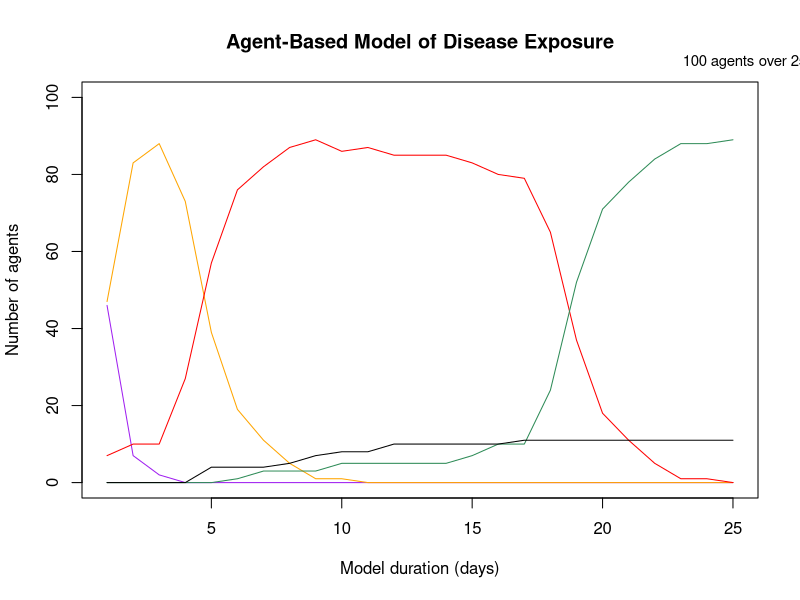

Here is the R script that generated this plot:
"Finished part 11, part 12 below:
https://www.youtube.com/watch?v=Gpr7gEdiN0w"
# agent_no is a label
# state = S (susceptible) or E (exposed)
# I = infected, R = recovered, D = dead
# mixing describes interaction with other agents


# deps --------------------------------------------------------------------
model_params <- data.frame(
  pop = 100,
  no_days = 25,
  maxmix = 5,
  s2e = 0.25,
  e2i = 0.5,
  i2d = 0.01
)

# -------------------------------------------------------------------------
# define a population of agents
"
npop = number of agents
num_e = number of agents exposed
num_i = number of agents infected
"
create_agents <- function(npop, num_e, num_i, agents = data.frame()) {
  agents <- data.frame(
    agent_no = 1:npop,
    state = "S",
    mixing = runif(npop, 0, 1),
    days_exposed = 0,
    days_infected = 0,
    stringsAsFactors = FALSE
  )
  # ensure num_e are exposed
  agents$state[1:num_e] <- "E"
  # how long were they exposed (after 14 days they recover)
  agents$days_exposed[agents$state == "E"] <- rbinom(num_e, 13, 0.5) + 1
  # ensure num_i are infected
  infected_index <- num_e + 1:num_i
  agents$state[infected_index] <- "I"
  # how long were they infected?
  agents$days_infected[infected_index] <- rbinom(num_i, 12, 0.5) + 1

  print(sprintf("Population: %s", nrow(agents)))
  print(table(agents$state))
  return(agents)
}

agents <- create_agents(model_params$pop, num_e = 5, num_i = 5)


# helper funcs ------------------------------------------------------------
# avoiding complexity hooks
# this will be used on every individual in the population (defined as i in
# `run_encounters()`)
expose_agents <- function(agent_df, encounters, individual, param_df) {
  # alter conditions on encounters
  for (j in seq_along(encounters)) {
    encounter <- agent_df[encounters[j], ]
    if (encounter$state == "E") {
      # model an infection risk based on s2e param
      infection_risk <- runif(1, 0, 1)
      if (infection_risk > param_df$s2e) {
        # only infect if above 0.5
        agent_df$state[individual] <- "E"
      }
    }
  }
  return(agent_df$state[individual])
}



# -------------------------------------------------------------------------
# run the encounters
run_encounters <- function(agent_df, param_df) {
  # grab the susceptible agents' index
  npop <- nrow(agent_df)
  sus_agents <- (1:npop)[agent_df$state == "S"]
  # when mixing, mix only with susceptible or exposed, logic is that infected
  # or recvering should be isolating, dead people shouldn't be mixed with.
  sus_exposed_agents <- (1:npop)[agent_df$state == "S" | agent_df$state == "E"]
  for (i in sus_agents) {


    # determine agents propensity to mix
    mix_likelihood <- agent_df$mixing[i]
    # find the number of agents encountered
    # small No.s get rounded to 0 and throw downstream error, therefore
    # always encounter 1
    num_encountered <- round(
      (mix_likelihood * param_df$maxmix) + 1,
      digits = 0
    )
    # retrieve the agents encountered
    agents_encountered <- sample(
      # updating to limit the population members
      sus_exposed_agents,
      size = num_encountered,
      replace = TRUE,
      prob = agent_df$mixing[sus_exposed_agents]
    )
    # alter conditions on encounters
    agent_df$state[i] <- expose_agents(
      agent_df, agents_encountered,
      individual = i, param_df = model_params
    )
  }
  # grab the exposed agents and increment their exposure duration
  exposed <- (1:npop)[agent_df$state == "E"]
  agent_df$days_exposed[exposed] <- agent_df$days_exposed[exposed] + 1
  # Recover on the 15th day
  recovering <- (1:npop)[agent_df$days_exposed > 14]
  agent_df$state[recovering] <- "R"
  # change exposed people to infected
  infecting <- (1:npop)[agent_df$state == "E" & agent_df$days_exposed > 3]
  # give a random chance of becoming infected
  for (i in infecting) {
    infection_risk <- runif(1, 0, 1)
    if (infection_risk > param_df$e2i) {
      agent_df$state[i] <- "I"
    }
  }
  # increment the time infected
  inf_incrementing <- (1:param_df$pop)[agent_df$state == "I"]
  agent_df$days_infected[inf_incrementing] <- agent_df$days_infected[
    inf_incrementing
  ] + 1
  # Infected surviving to day 15 will recover
  inf_recovering <- (1:param_df$pop)[
    agent_df$state == "I" & agent_df$days_infected > 14
  ]
  agent_df$state[inf_recovering] <- "R"
  # if not recovered, model chance of death
  still_infected <- (1:param_df$pop)[
    agent_df$state == "I" & agent_df$days_infected < 15
  ]
  agent_df$state[still_infected] <- ifelse(
    runif(length(still_infected), 0, 1) > param_df$i2d,
    "I",
    "D"
  )

  return(agent_df)
}

# moving agents through time -----------------------------------------------

run_time <- function(agent_table, out_df, param_df) {
  message(sprintf(
    "moving %s people through %s days",
    param_df$pop, param_df$no_days
  ))
  for (k in 1:param_df$no_days) {
    agent_table <- run_encounters(
      agent_df = agent_table, param_df = param_df
    )
    # format should be df as input
    # update output df
    out_df$E[k] <- length(agent_table$state[agent_table$state == "E"])
    out_df$S[k] <- length(agent_table$state[agent_table$state == "S"])
    out_df$I[k] <- length(agent_table$state[agent_table$state == "I"])
    out_df$R[k] <- length(agent_table$state[agent_table$state == "R"])
    out_df$D[k] <- length(agent_table$state[agent_table$state == "D"])
  }
  return(out_df)
}

output_df <- run_time(
  agents,
  out_df = data.frame(
    "E" = rep(0, model_params$no_days),
    "S" = rep(0, model_params$no_days),
    "I" = rep(0, model_params$no_days),
    "R" = rep(0, model_params$no_days),
    "D" = rep(0, model_params$no_days)
  ),
  model_params
)

# visualise ---------------------------------------------------------------

plot(
  1:model_params$no_days, output_df$S,
  main = "Agent-Based Model of Disease Exposure",
  xlab = "Model duration (days)", ylab = "Number of agents",
  type = "l", col = "purple",
  ylim = c(0, model_params$pop)
)
mysubtitle <- sprintf(
  "%s agents over %s days",
  model_params$pop, model_params$no_days
)
mtext(side = 3, line = 0.6, at = -0.09, adj = -3.8, cex = 0.9, mysubtitle)

lines(1:model_params$no_days, output_df$E, col = "orange")
lines(1:model_params$no_days, output_df$I, col = "red")
lines(1:model_params$no_days, output_df$R, col = "seagreen")
lines(1:model_params$no_days, output_df$D, col = "black")
